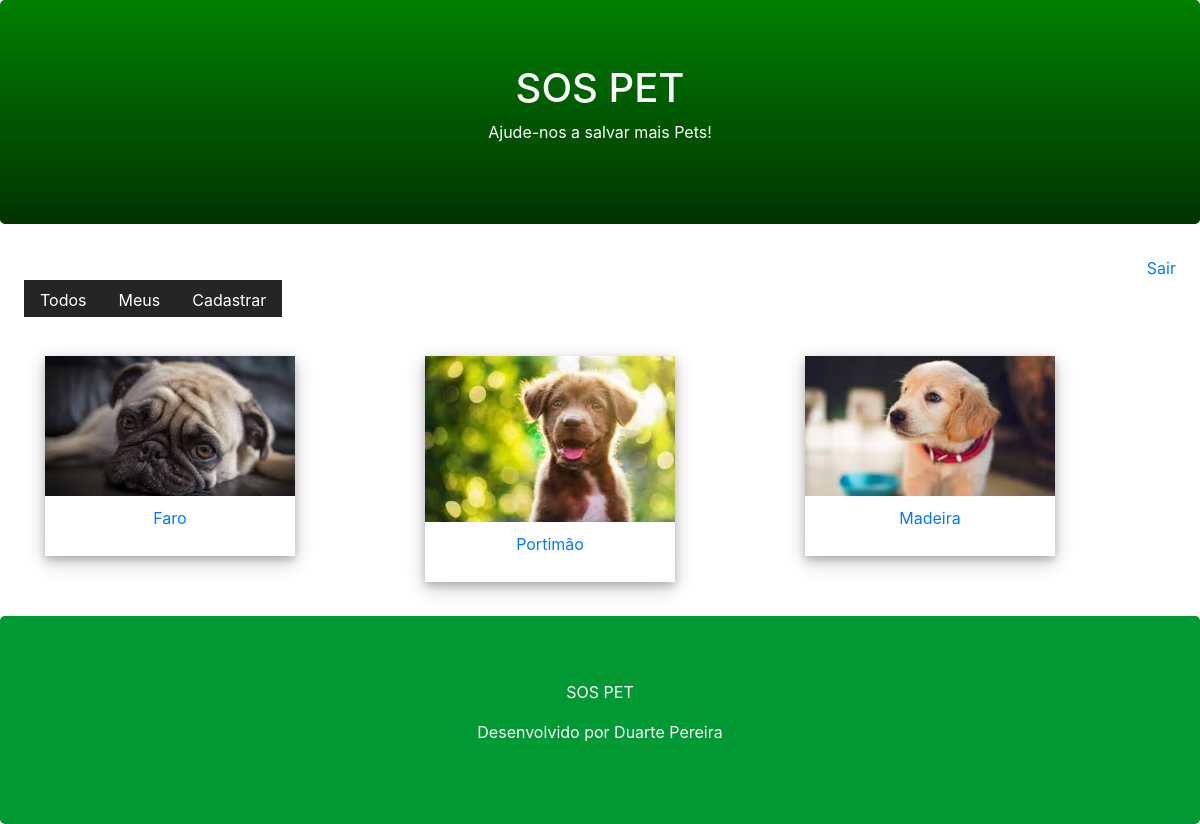
/pet/user/ (signed in), run on the app's committed database.
### core/models.py (models this page shows, shortened)
class Pet(models.Model):
    city = models.CharField(max_length=100)
    description = models.TextField()
    phone = models.CharField(max_length=11)
    email = models.EmailField()
    begin_date = models.DateTimeField(auto_now_add=True)
    photo = models.ImageField(upload_to='pet')
    active =models.BooleanField(default=True)
    user = models.ForeignKey(User, on_delete = models.CASCADE)

### core/views.py (the view)
# urls.py: path('pet/user/', views.list_user_pets),
def list_user_pets(request):
    pet = Pet.objects.filter(active=True, user=request.user)
    return render(request, 'list.html', {'pet':pet})

### templates/list.html (shortened to what this page needs)
{% extends "model-page.html" %}
{% block content %}
<div class="container mb-4">
    <div class="row">
        {% for p in pet %}
        <div class="col-sm-4">
            <a href="../detail/{{ p.id }}">
            <div class="polaroid">
              <img src="{{ p.photo.url }}" style="width:100%">
                <div class="container">
                    <p>{{ p.city }}</p>
                </div>
            </div>
        </a>
        </div>
        {% endfor %}
    </div>
</div>
{% endblock %}

### templates/list.html (style rules this page uses)
.polaroid { width: 250px; box-shadow: 0 4px 8px 0 rgba(0, 0, 0, 0.2), 0 6px 20px 0 rgba(0, 0, 0, 0.2); text-align: center; }
.container { padding: 10px; }

### data on the page
Pet: photo (picture), city "Faro"
Pet: photo (picture), city "Portimão"
Pet: photo (picture), city "Madeira"
